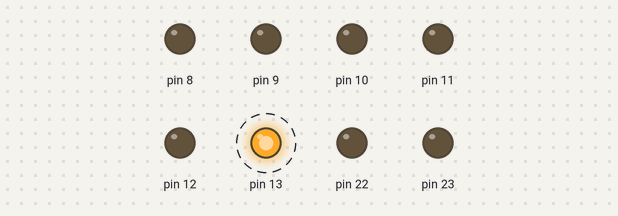
Bench run of a sketch on a simulated Arduino Uno, built with avr-gcc and run on an emulated ATmega328P. Shown: output pins drawn as LEDs (lit = HIGH). Dashed ring = blinking.

Above: at 0.5 s.
Timing chart, 0 to 4.6 s (numbered marks = the images above):
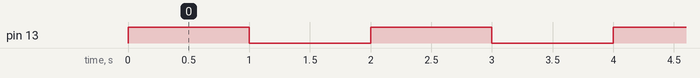

The sketch:

makefileTest1.ino
```cpp
#include <avr/io.h>
#include <util/delay.h>

#define F_CPU = 1600000

int main(void){
  DDRB = 0xff;

  while(1){
    PORTB ^= _BV(PORTB5);
    _delay_ms(1000);
  }
}
```

Measured:
- by itself, pin 13: alternates HIGH for 1.0 s and LOW for 1.0 s
